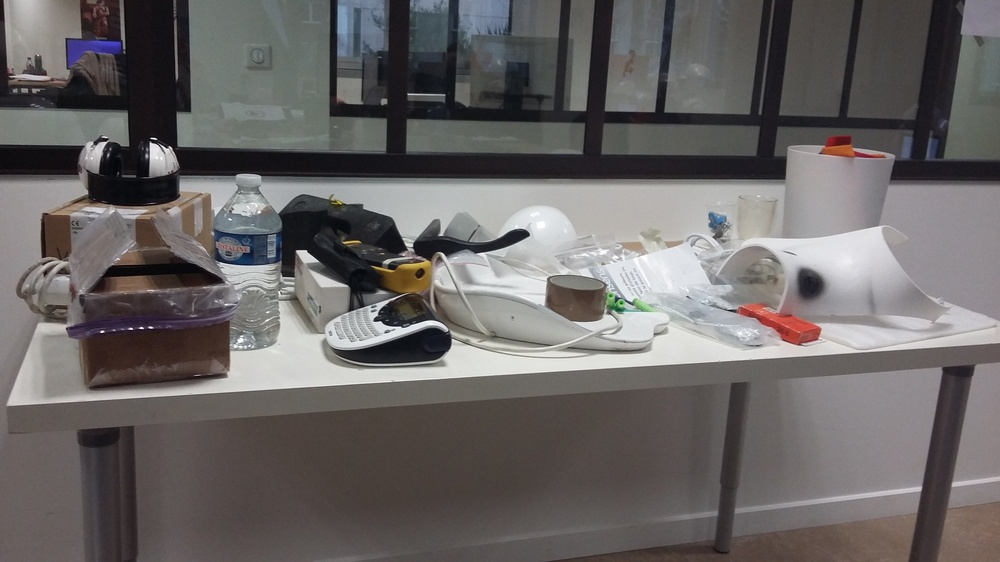
#> input picture epipolar/myleft.jpg, 1000 x 562 px, shrunk from 3264 x 1836 before the run
$ python epipolar.py   (Python 2 division)   (older library calls are emulated)
#> lines starting #> are read from the running program, lines starting #| are printed output that depends on the picture
import cv2
import numpy as np
from matplotlib import pyplot as plt

img2 = cv2.imread('myleft.jpg',0)  #queryimage # left image
#> img2: shape (562, 1000); min 0, max 255, mean 102.8
img1 = cv2.imread('myright.jpg',0) #trainimage # right image
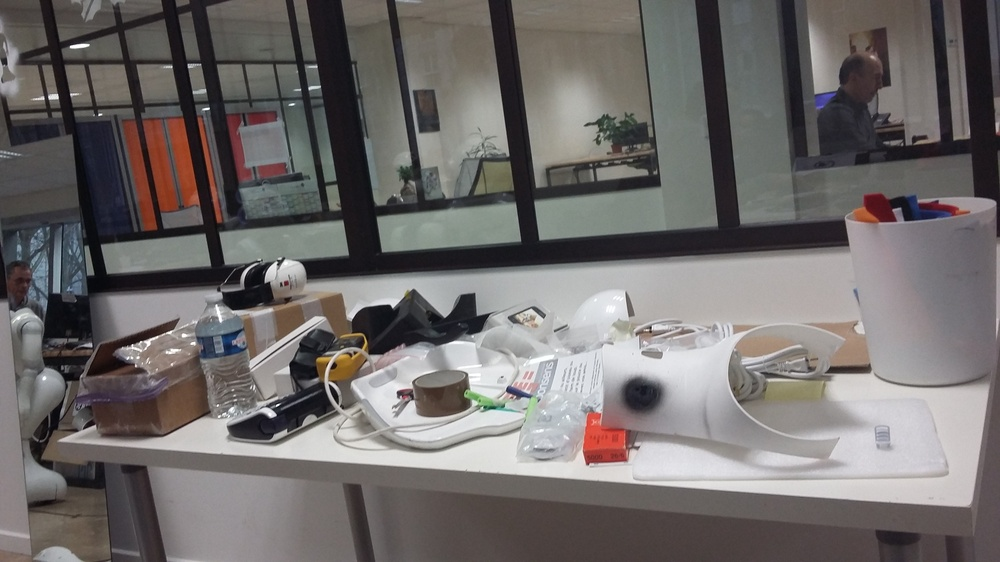
#> input picture epipolar/myright.jpg, 1000 x 562 px, shrunk from 3264 x 1836 before the run
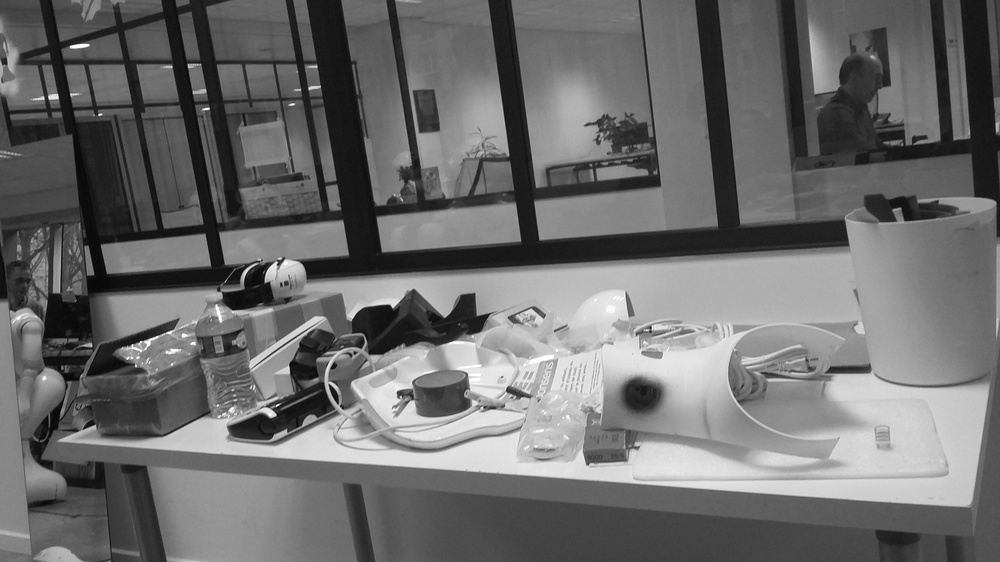
#> img1: shape (562, 1000); min 0, max 255, mean 109

sift = cv2.SIFT()

# find the keypoints and descriptors with SIFT
kp1, des1 = sift.detectAndCompute(img1,None)
#> kp1 = 1833 keypoints; strongest (x, y, size): (100, 115, 1.9), (208, 109, 2), (271, 414, 5.5), (54, 97, 6)
kp2, des2 = sift.detectAndCompute(img2,None)
#> kp2 = 1131 keypoints; strongest (x, y, size): (102, 332, 2), (150, 327, 2), (160, 158, 18.4), (304, 256, 9.3)

# FLANN parameters
FLANN_INDEX_KDTREE = 0
index_params = dict(algorithm = FLANN_INDEX_KDTREE, trees = 5)
search_params = dict(checks=50)


flann = cv2.FlannBasedMatcher(index_params,search_params)
matches = flann.knnMatch(des1,des2,k=2)
#> matches = 1833 matches
print matches
#> (printed output is left out)
print len(matches)
good = []
pts1 = []
pts2 = []

# ratio test as per Lowe's paper
for i,(m,n) in enumerate(matches):
    if m.distance < 0.7*n.distance:
        good.append(m)
        pts2.append(kp2[m.trainIdx].pt)
        pts1.append(kp1[m.queryIdx].pt)
#> after the loop, good = 31 matches; pts1 = 31 pairs, first value 35.02 to 967.2, second value 3.89 to 499.1; pts2 = 31 pairs, first value 40.31 to 941.8, second value 5.42 to 343.4

#Now we have the list of best matches from both the images Lets find the Fundamental Matrix

pts1 = np.asarray(pts1) # ai change ca
pts2 = np.asarray(pts2)

print len(pts1)
print len(pts2)


F, mask = cv2.findFundamentalMat(pts1,pts2,cv2.FM_LMEDS)
#> F = [[4.15e-06, -1.8e-06, -0.000462], [1.38e-05, 8.89e-06, -0.00342], [-0.00465, -0.00178, 1]]; mask = 31 values, max 1 at index 0, min 0 at index 2, mean 0.613


# We select only inlier points
pts1 = pts1[mask.ravel()==1]
#> pts1 = 19 rows, first 8: [35.02, 67.83], [40.14, 454.8], [105.4, 262.1], [141, 463.5], [144.5, 139.5], [222, 350.3], [261.8, 417], [285.7, 17.85]

pts2 = pts2[mask.ravel()==1]
#> pts2 = 19 rows, first 8: [909.6, 112.9], [180.7, 174], [177.8, 124.4], [40.31, 216.7], [671.9, 16.88], [273.4, 255.5], [447.1, 253.9], [507.3, 14.62]

#Next we find the epilines Epilines corresponding to the points in first image is drawn on second image So mentioning of correct images are important here We get an array of lines So we define a new function to draw these lines on the images

def drawlines(img1,img2,lines,pts1,pts2):
    ''' img1 - image on which we draw the epilines for the points in img2
        lines - corresponding epilines '''
    r,c = img1.shape
    img1 = cv2.cvtColor(img1,cv2.COLOR_GRAY2BGR)
    img2 = cv2.cvtColor(img2,cv2.COLOR_GRAY2BGR)
    for r,pt1,pt2 in zip(lines,pts1,pts2):
        color = tuple(np.random.randint(0,255,3).tolist())
        x0,y0 = map(int, [0, -r[2]/r[1] ])
        x1,y1 = map(int, [c, -(r[2]+r[0]*c)/r[1] ])

        cv2.line(img1, (x0,y0), (x1,y1), color,1)
        cv2.circle(img1,tuple(pt1.astype('int32')),25,color,-1)
        cv2.circle(img2,tuple(pt2.astype('int32')),25,color,-1)
    return img1,img2

#Now we find the epilines in both the images and draw them.

# Find epilines corresponding to points in right image (second image) and
# drawing its lines on left image


lines1 = cv2.computeCorrespondEpilines(pts2.reshape((-1,1,2)).astype('float32'), 2,F)   # ai ajoute .astype(float)
#> lines1 = 19 rows, first 8: [0.27, -0.963, 77.3], [-0.938, -0.348, 200.2], [-0.911, -0.412, 204], [-0.999, 0.05, 159.9], [-0.498, -0.867, 193], [0.97, -0.241, -130.9], [0.906, -0.423, -97.26], [-0.675, -0.738, 206]


print "ffffffffffffffffffffffffff"
lines1 = lines1.reshape(-1,3)
img5,img6 = drawlines(img1,img2,lines1,pts1,pts2)   #epilines
#> the loop in drawlines, `for r,pt1,pt2 in zip(lines,pts1,pts2):` made 19 passes
#> (r, pt1, pt2, color, y0, y1) on passes 1 to 8: ([0.27, -0.963, 77.3], [35.02, 67.83], [909.6, 112.9], (172, 47, 117), 80, 360), ([-0.938, -0.348, 200.2], [40.14, 454.8], [180.7, 174], (192, 67, 251), 575, -2120), ([-0.911, -0.412, 204], [105.4, 262.1], [177.8, 124.4], (195, 103, 9), 495, -1718), ([-0.999, 0.05, 159.9], [141, 463.5], [40.31, 216.7], (211, 21, 242), -3200, 16789), ([-0.498, -0.867, 193], [144.5, 139.5], [671.9, 16.88], (36, 87, 70), 222, -352), ([0.97, -0.241, -130.9], [222, 350.3], [273.4, 255.5], (216, 88, 140), -542, 3478), ([0.906, -0.423, -97.26], [261.8, 417], [447.1, 253.9], (58, 193, 230), -230, 1914), ([-0.675, -0.738, 206], [285.7, 17.85], [507.3, 14.62], (39, 87, 174), 279, -635)
#> after the loop in drawlines, `for r,pt1,pt2 in zip(lines,pts1,pts2):`:
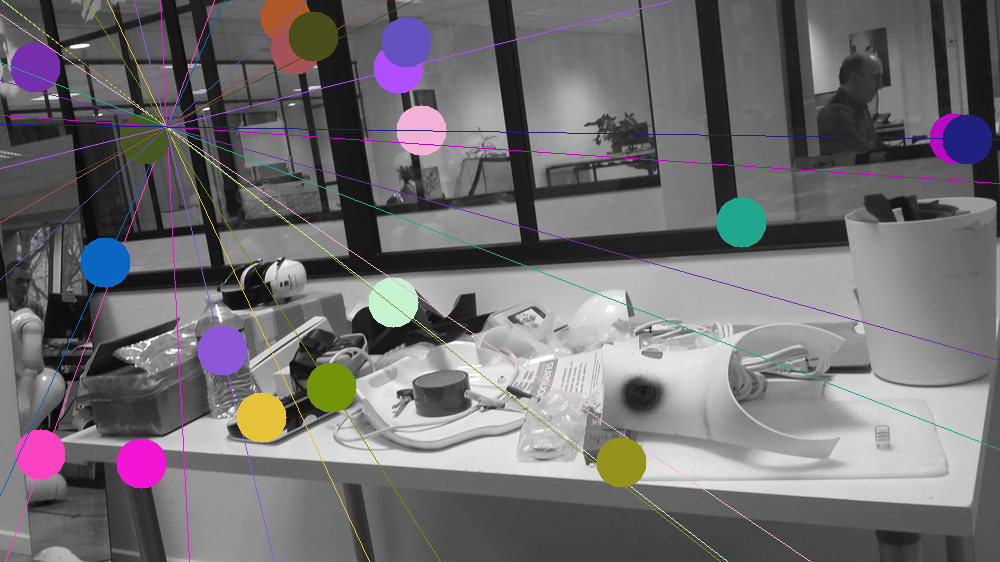
#> img1: shape (562, 1000, 3); mean B, G, R 113, 110.3, 112.9
#> after the loop in drawlines, `for r,pt1,pt2 in zip(lines,pts1,pts2):`:
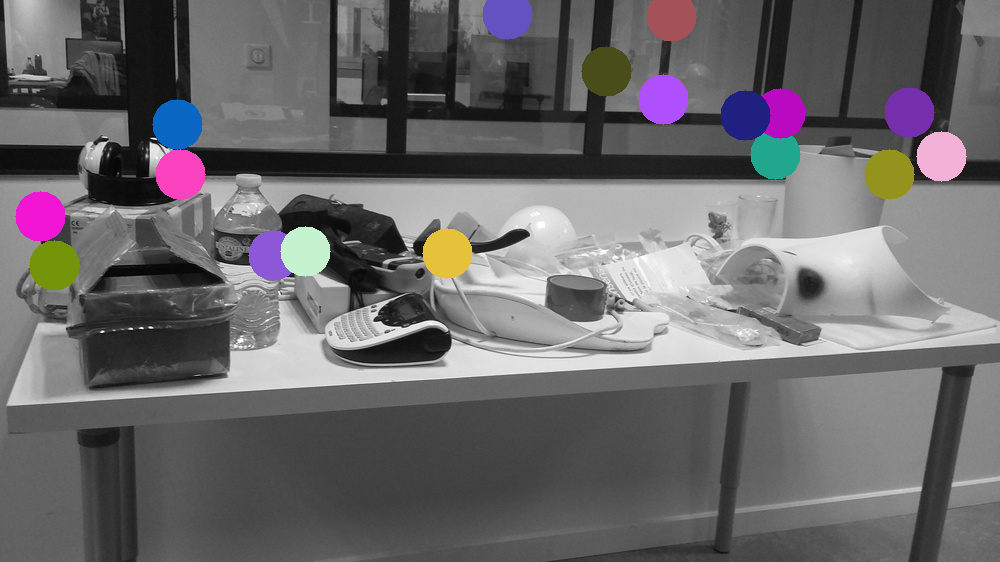
#> img2: shape (562, 1000, 3); mean B, G, R 106.5, 104.1, 106.4
print "ggggggggggggggggggggggggggggg"

plt.subplot(121),plt.imshow(img5)
plt.subplot(122),plt.imshow(img6)
plt.show()
#> figure, not shown here; B, G, R data is drawn as R, G, B

# Find epilines corresponding to points in left image (first image) and
# drawing its lines on right image
lines2 = cv2.computeCorrespondEpilines(pts1.reshape(-1,1,2).astype('float32'), 1,F)
#> lines2 = 19 rows, first 8: [-0.185, -0.983, 301.4], [-0.688, 0.725, 2.5], [-0.809, 0.588, 70.76], [-0.26, 0.966, -175.6], [-0.513, -0.858, 359.3], [-0.0624, 0.998, -237.9], [-0.0326, 0.999, -246.4], [0.716, 0.698, -373.7]
print "hhhhhhhhhhhhhhhhhhhhhhhhhhhh"

lines2 = lines2.reshape(-1,3)
img3,img4 = drawlines(img2,img1,lines2,pts2,pts1)
#> the loop in drawlines (call 2), `for r,pt1,pt2 in zip(lines,pts1,pts2):` made 19 passes
#> (r, pt1, pt2, color, y0, y1) on passes 1 to 8: ([-0.185, -0.983, 301.4], [909.6, 112.9], [35.02, 67.83], (202, 244, 151), 306, 118), ([-0.688, 0.725, 2.5], [180.7, 174], [40.14, 454.8], (163, 254, 203), -3, 945), ([-0.809, 0.588, 70.76], [177.8, 124.4], [105.4, 262.1], (114, 183, 28), -120, 1256), ([-0.26, 0.966, -175.6], [40.31, 216.7], [141, 463.5], (34, 128, 128), 181, 451), ([-0.513, -0.858, 359.3], [671.9, 16.88], [144.5, 139.5], (164, 53, 133), 418, -179), ([-0.0624, 0.998, -237.9], [273.4, 255.5], [222, 350.3], (38, 232, 244), 238, 300), ([-0.0326, 0.999, -246.4], [447.1, 253.9], [261.8, 417], (17, 79, 132), 246, 279), ([0.716, 0.698, -373.7], [507.3, 14.62], [285.7, 17.85], (105, 42, 186), 535, -491)
#> after the loop in drawlines (call 2), `for r,pt1,pt2 in zip(lines,pts1,pts2):`:
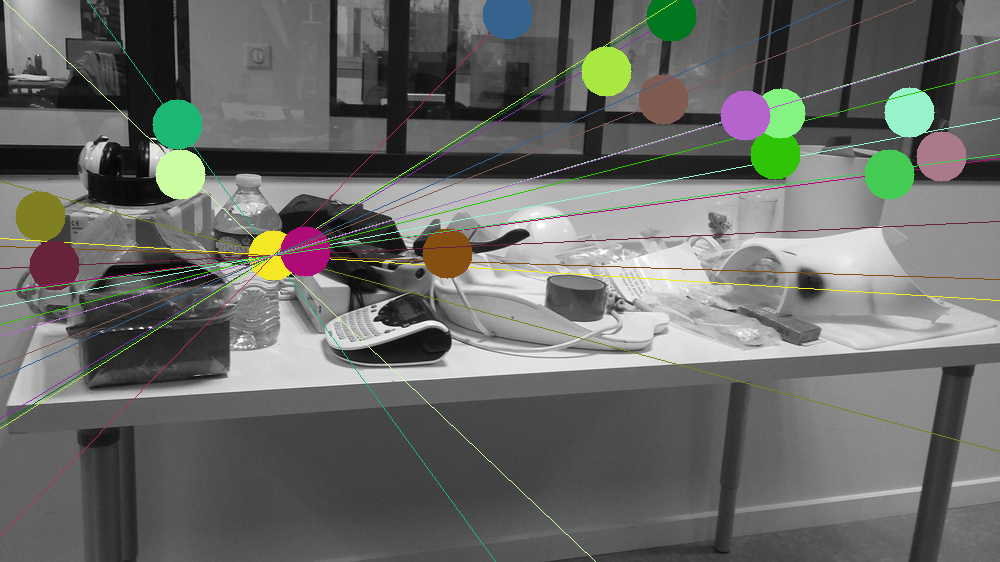
#> img1: shape (562, 1000, 3); mean B, G, R 103.4, 107.4, 105.6
#> after the loop in drawlines (call 2), `for r,pt1,pt2 in zip(lines,pts1,pts2):`:
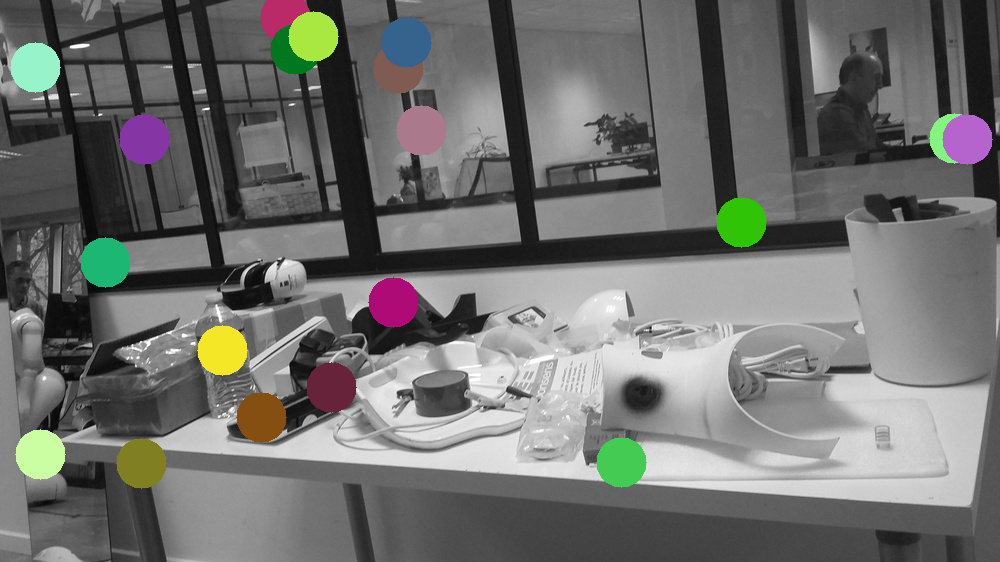
#> img2: shape (562, 1000, 3); mean B, G, R 109.9, 112.2, 111.6

plt.subplot(121),plt.imshow(img5)
plt.subplot(122),plt.imshow(img3)
plt.show()
#> figure, not shown here; B, G, R data is drawn as R, G, B
